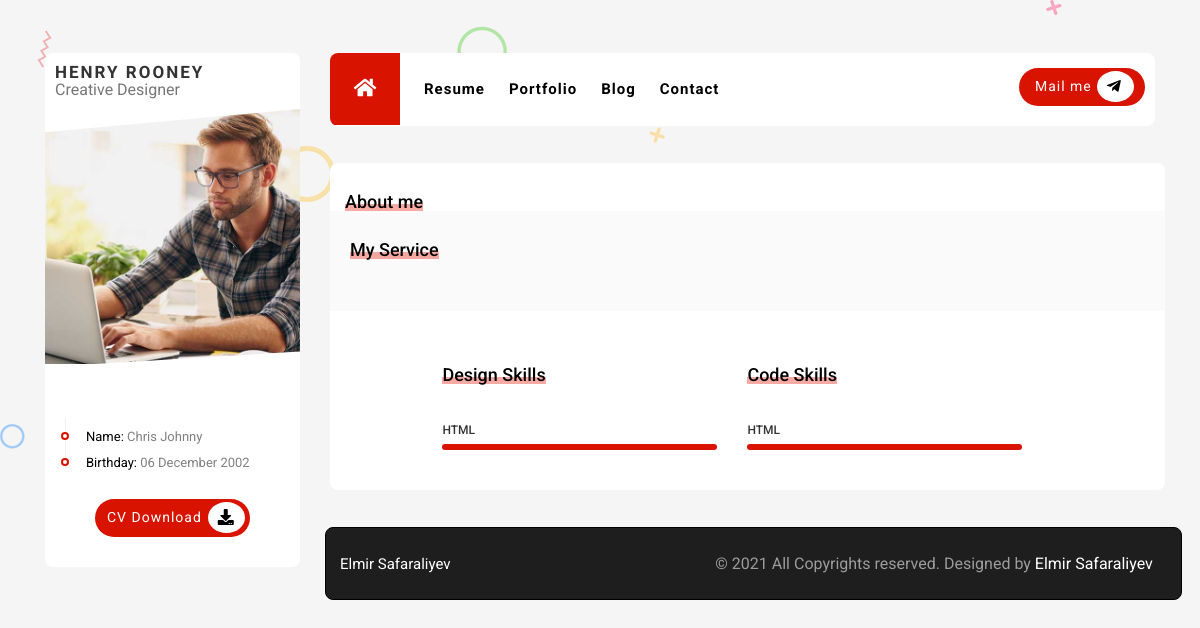
The page / on the database its author committed.
### PROJECT/data.py (models this page shows)
class Profile(db.Model):
    __tablename__='Profile'
    id=db.Column(db.Integer,primary_key=True)
    infoheader=db.Column(db.String(120))
    informatio=db.Column(db.String(120))

class SkillsCat(db.Model):
    __tablename__='SkillCatagory'
    id=db.Column(db.Integer,primary_key=True)
    name=db.Column(db.String(120))
    skill_catagory=db.relationship('Skills', backref='skillscat',lazy=True)

class Skills(db.Model):
    __tablename__='Skills'
    id=db.Column(db.Integer, primary_key=True)
    name=db.Column(db.String(120))
    percatage=db.Column(db.String(120))
    skill_catagory=db.Column(db.Integer, db.ForeignKey('SkillCatagory.id'))

### PROJECT/mainroutes.py (the view)
@app.route('/')
def index():
    aboutme = Aboutme.query.all()
    myservice = MyService.query.all()
    myservice2 = MyService2.query.all()
    profile=Profile.query.all()
    profileimg=Profileim.query.all()
    skillcatagory=SkillsCat.query.all()
    skills=Skills.query.all()
    return render_template('app/index.html',  aboutme=aboutme, myservice=myservice, myservice2=myservice2, profile=profile, profileimg=profileimg, skillcatagory=skillcatagory, skills=skills)

### PROJECT/templates/app/index.html (shortened to what this page needs)
{% extends "app/base.html" %}
{% block pages %}
<section class="content" id="menu1">
  <div class="row">
    <section class="about-me">
      <div class="aboutme">
        <div class="title1">
          <span class="aboutmespan"></span>
          <h1>About me</h1>
        </div>
      </div>
    </section>
  </div>
  <section class="servicesection">
    <div class="headerservice">
      <div class="title2">
        <span></span>
        <h1>My Service</h1>
      </div>
    </div>
    <div class="services">
    </div>
  </section>
  <section class="skillsection">
    <div class="skills">
      {% for skillcatagory in skillcatagory %}
      <div class="skill">
        <div class="skilltitle">
          <span></span>
          <h1>{{skillcatagory.name}} Skills</h1>
        </div>
        <div class="skillbox">
          <div class="skillitembox1">
            <ul>
              {% for skills in skills %}
              <li>
                <p>{{skills.name}}</p>
                <div class="degreebar">
                  <div class="degreepointer" style="width:{{skills.percantage}}%;"></div>
                </div>
              </li>
              {% endfor %}
            </ul>
          </div>
        </div>
      </div>
      {% endfor %}
    </div>
  </section>
</section>
{% endblock %}

### PROJECT/templates/app/base.html (shortened to what this page needs)
<!DOCTYPE html>
<html lang="en">
<head>
  <link rel="stylesheet" href="static/app/css/style.css">
  <link rel="stylesheet" href="static/app/css/grid.css">
  <link rel="stylesheet" href="static/app/css/resume.css">
  <link rel="stylesheet" href="static/app/css/contact.css">
  <link rel="stylesheet" href="static/app/css/portfolio.css">
  <link rel="stylesheet" href="static/app/css/grid2.css">
  <link rel="stylesheet" href="static/app/css/blog.css">
  <link rel="stylesheet" href="https://use.fontawesome.com/releases/v5.0.13/css/all.css"
>
  <link rel="stylesheet" href="https://cdnjs.cloudflare.com/ajax/libs/font-awesome/5.15.2/css/all.min.css">
  <link rel="stylesheet" href="https://cdnjs.cloudflare.com/ajax/libs/font-awesome/4.7.0/css/font-awesome.min.css">
  <link rel="stylesheet" href="https://cdn.jsdelivr.net/npm/bootstrap-icons@1.4.0/font/bootstrap-icons.css">
  <link rel="stylesheet" href="https://cdn.jsdelivr.net/npm/bootstrap-icons@1.4.0/font/bootstrap-icons.css">
  <link rel="stylesheet" href="https://cdnjs.cloudflare.com/ajax/libs/OwlCarousel2/2.3.4/assets/owl.carousel.min.css">
</head>
<body>
  <div class="container">
    <div class="row">
      <div class="col-3">
        <div class="profile">
          <div class="profile-name">
            <span class="name">
              HENRY ROONEY
            </span>
            <span class="job">
              Creative Designer
            </span>
          </div>
          <div class="profile-image">
            <img src="../../static/uploads/profile.jpg">
          </div>
          <div class="profile-info">
            <ul class="profileinfolist">
              {% for profile in profile %}
              <li class="profileinfoitem">
                <p>
                  <span>{{profile.infoheader}}:</span>
                  {{profile.informatio}}
                </p>
              </li>
              {% endfor %}
            </ul>
          </div>
          <div class="cvbutton">
            <div class="cvbuttonbox">
              <a class="cvdownload" href="">CV Download</a>
              <div class="downloadiconbox">
                <i class="fas fa-download dwiconbox"></i>
              </div>
            </div>
          </div>
        </div>
      </div>
      <div class="col-9">
        <div class="main">
          <nav>
            {% block menu %}
            <div class="row" id="menu">
              <div class="col-md-8 col-sm-8 col-xs-4" id="menumain">
                <ul class="menu-ul">
                  <li>
                    <a href="/">
                      <div class="homebutton" id="btn1">
                        <i class="fas fa-home"></i>
                      </div>
                    </a>
                  </li>
                  <li> <a class="li" id="btn2" href="/resume">Resume</a></li>
                  <li> <a class="li" id="btn3" href="/portfolio">Portfolio</a></li>
                  <li> <a class="li" id="btn4" href="/blog">Blog</a></li>
                  <li> <a class="li" id="btn5" href="/contact">Contact</a></li>
                </ul>
              </div>
              <div class="col-md-4 col-sm-4 col-xs-8 dynamic" id="social1">
                <div id="mail">
                  <div id="mailbox">
                    <a id="mailto" href="mailto: abc@example.com">Mail me</a>
                    <div id="mailiconbox">
                      <i id="mailicon" class="fab fa-telegram-plane"></i>
                    </div>
                  </div>
                </div>
              </div>
            </div>
            {% endblock %}
          </nav>
        </div>
        <div class="col-12">
          {% block pages %}
          {% endblock %}
          <div class="col-12">
            <div class="footer">
              <h1>Elmir Safaraliyev</h1>
              <h2>© 2021 All Copyrights reserved. Designed by <span>Elmir Safaraliyev</span></h2>
            </div>
          </div>
        </div>
      </div>
    </div>
  </div>
</body>
</html>

### PROJECT/static/app/css/grid.css (style rules this page uses)
html, body, div, span, applet, object, iframe, h1, h2, h3, h4, h5, h6, p, blockquote, pre, a, abbr, acronym, address, big, cite, code, del, dfn, em, img, ins, kbd, q, s, samp, small, strike, strong, sub, sup, tt, var, b, u, i, center, dl, dt, dd, ol, ul, li, fieldset, form, label, legend, table, caption, tbody, tfoot, thead, tr, th, td, article, aside, canvas, details, embed, figure, figcaption, footer, header, hgroup, menu, nav, output, ruby, section, summary, time, mark, audio, video { margin: 0; padding: 0; border: 0; font-size: 100%; font: inherit; vertical-align: baseline; }
article, aside, details, figcaption, figure, footer, header, hgroup, menu, nav, section { display: block; }
body { line-height: 1; }
ol, ul { list-style: none; }
html { box-sizing: border-box; -ms-overflow-style: scrollbar; }
*, *::before, *::after { box-sizing: inherit; }
.container { width: 100%; padding-right: 15px; padding-left: 15px; margin-right: auto; margin-left: auto; }
@media (min-width: 576px) { .container { max-width: 540px; } }
@media (min-width: 768px) { .container { max-width: 720px; } }
@media (min-width: 992px) { .container { max-width: 960px; } }
@media (min-width: 1200px) { .container { max-width: 1140px; } }
.row { display: -webkit-box; display: -ms-flexbox; display: flex; -ms-flex-wrap: wrap; flex-wrap: wrap; margin-right: -15px; margin-left: -15px; }
.col-1, .col-2, .col-3, .col-4, .col-5, .col-6, .col-7, .col-8, .col-9, .col-10, .col-11, .col-12, .col, .col-auto, .col-sm-1, .col-sm-2, .col-sm-3, .col-sm-4, .col-sm-5, .col-sm-6, .col-sm-7, .col-sm-8, .col-sm-9, .col-sm-10, .col-sm-11, .col-sm-12, .col-sm, .col-sm-auto, .col-md-1, .col-md-2, .col-md-3, .col-md-4, .col-md-5, .col-md-6, .col-md-7, .col-md-8, .col-md-9, .col-md-10, .col-md-11, .col-md-12, .col-md, .col-md-auto, .col-lg-1, .col-lg-2, .col-lg-3, .col-lg-4, .col-lg-5, .col-lg-6, .col-lg-7, .col-lg-8, .col-lg-9, .col-lg-10, .col-lg-11, .col-lg-12, .col-lg, .col-lg-auto, .col-xl-1, .col-xl-2, .col-xl-3, .col-xl-4, .col-xl-5, .col-xl-6, .col-xl-7, .col-xl-8, .col-xl-9, .col-xl-10, .col-xl-11, .col-xl-12, .col-xl, .col-xl-auto { position: relative; width: 100%; min-height: 1px; padding-right: 15px; padding-left: 15px; }
.col-9 { -webkit-box-flex: 0; -ms-flex: 0 0 75%; flex: 0 0 75%; max-width: 75%; }
.col-12 { -webkit-box-flex: 0; -ms-flex: 0 0 100%; flex: 0 0 100%; max-width: 100%; }
@media (min-width: 576px) { .col-sm-4 { -webkit-box-flex: 0; -ms-flex: 0 0 33.333333%; flex: 0 0 33.333333%; max-width: 33.333333%; } }
@media (min-width: 576px) { .col-sm-8 { -webkit-box-flex: 0; -ms-flex: 0 0 66.666667%; flex: 0 0 66.666667%; max-width: 66.666667%; } }
@media (min-width: 768px) { .col-md-4 { -webkit-box-flex: 0; -ms-flex: 0 0 33.333333%; flex: 0 0 33.333333%; max-width: 33.333333%; } }
@media (min-width: 768px) { .col-md-8 { -webkit-box-flex: 0; -ms-flex: 0 0 66.666667%; flex: 0 0 66.666667%; max-width: 66.666667%; } }

### PROJECT/static/app/css/portfolio.css (style rules this page uses)
a { text-decoration: none; }

### PROJECT/static/app/css/grid2.css (style rules this page uses)
.col-3 { width: 25%; }
@media screen and (max-width: 1200px) { #menu { width: 100%; } }
@media screen and (max-width: 1200px) { .content { width: 105%; } }
@media screen and (max-width: 1200px) { .degreebar { width: 275px; } }
@media screen and (max-width: 1200px) { #mail { margin-left: 60px; } }

### rows shown on the page
Profile: infoheader "Name", informatio "Chris Johnny"
Profile: infoheader "Birthday", informatio "06 December 2002"
SkillsCat: name "Design"
Skills: name "HTML"
SkillsCat: name "Code"
